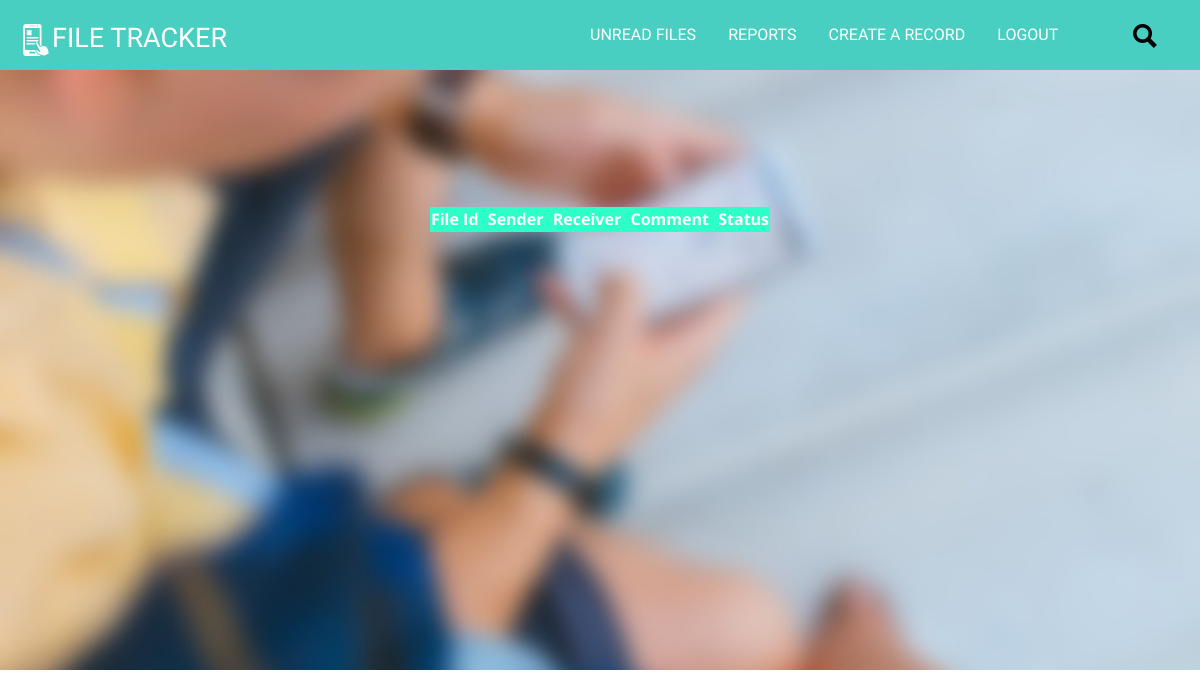
Page /web-5/report.php on the earlier database version.
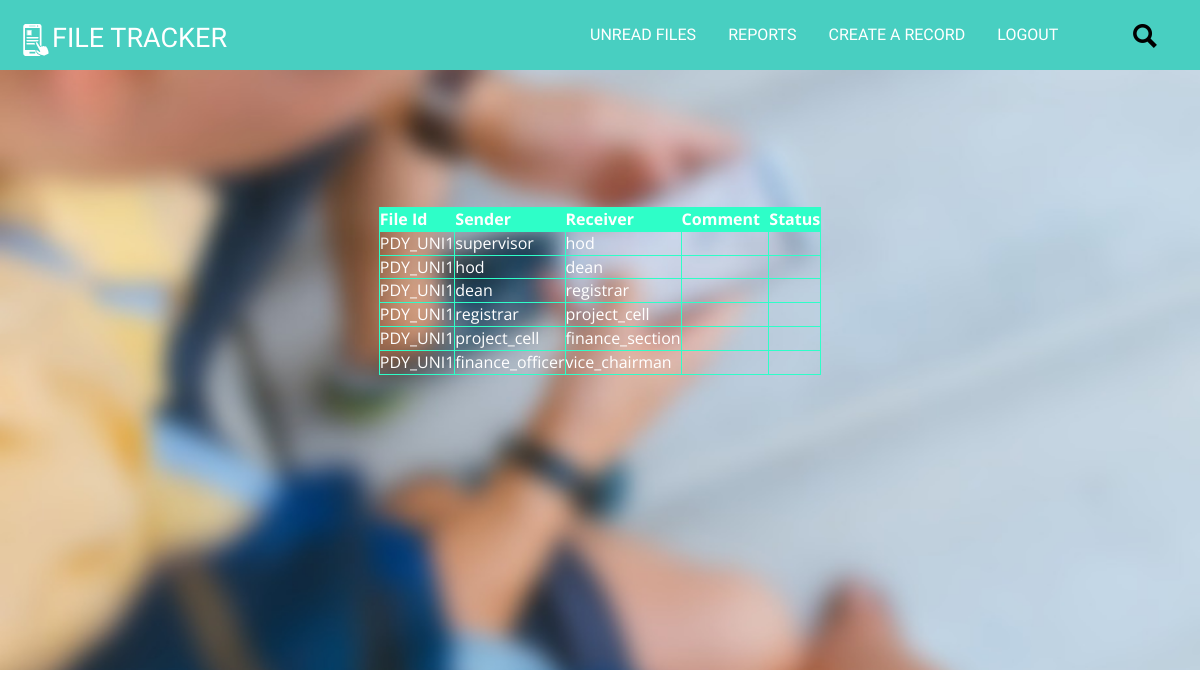
Same page on the later database version.
### tables this page shows
CREATE TABLE `transaction` (
  `sender` varchar(100) NOT NULL,
  `receiver` varchar(100) NOT NULL,
  `status` mediumtext NOT NULL,
  `comment` longtext NOT NULL,
  `received_date` varchar(20) NOT NULL,
  `received_time` varchar(30) NOT NULL,
  `completed_date` varchar(100) NOT NULL,
  `completed_time` varchar(100) NOT NULL,
  `file_id` varchar(100) NOT NULL
);

### web-5/report.php (the view, shortened to what this page needs)
<!DOCTYPE html>
<html>
<head>
<link href="css/bootstrap.css" rel="stylesheet">
<link href="css/style.css" rel="stylesheet" type="text/css" media="all" />
</head>
<body>
<div class="banner">
	<div class="header">
			<div class="logo">
			   <h1><a href="index.html"><i><img src="images/cell.png" alt=" " /></i>File Tracker</a></h1>
			</div>
			<div class="top-nav">
				<ul class="nav1">
									<li><a href="./unreadFiles.php" data-toggle="modal" >Unread Files</a></li>
					<li><a href="./report.php" data-toggle="modal" >Reports</a></li>
					<li><a href="./register/createRecord.php" data-toggle="modal" >Create A Record</a></li>
					<li><a href="#" data-toggle="modal" >Logout</a></li>
				</ul>
			</div>
				    <div class="search-box">
					    <div id="sb-search" class="sb-search">
							<form>
								<span class="sb-icon-search"> </span>
							</form>
						</div>
				    </div>
			<div class="clearfix"> </div>
	</div>
	<div class="container"><center><br><br><br><br><br><br>
	<table border="1" style="color:white;border: 2px #2EFEC8;">
	<tr style="background-color:#2EFEC8;color:white;"><th>File Id &nbsp</th><th>Sender &nbsp</th><th>Receiver &nbsp</th><th>Comment &nbsp</th><th>Status</th></tr>
		  <?php
		  					$servername = "localhost";
						  $username = "root";
						  $password = "root";
						  $dbname = "file_tracking";
						  $conn = new mysqli($servername, $username, $password, $dbname);
						  $sql2 = "SELECT * FROM transaction where file_id='PDY_UNI1'";
						  $result = $conn->query($sql2);
						  if ($result->num_rows > 0) {
						  while($row = $result->fetch_assoc()) {
						  echo"<tr>";
						  			echo "<td>{$row['file_id']}</td>";
						  		echo "<td>{$row['sender']}</td>";
						  		echo "<td>{$row['receiver']}</td>";
						  		echo "<td>{$row['Comment']}</td>";
						  		echo "<td>{$row['Status']}</td>";
						  		echo "</tr>";
						  }
						  }
		?>
						  </table></center>
</div>
</div>
</body>
</html>

### web-5/css/style.css (style rules this page uses)
html, body { font-size: 100%; background:#fff; font-family: 'Open Sans', sans-serif; }
body a { transition:0.5s all; -webkit-transition:0.5s all; -moz-transition:0.5s all; -o-transition:0.5s all; -ms-transition:0.5s all; }
h1,h2,h3,h4,h5,h6 { margin:0; }
ul { margin:0; padding:0; }
.logo { float:left; padding: 0 20px; }
.logo a { font-size: 27px; color: rgb(255, 255, 255); text-decoration: none; font-family: 'Varela Round', sans-serif; text-transform:uppercase; }
.top-nav { float: right; width: 47%; margin-top: 12px; }
.top-nav ul li { display:inline-block; margin: 0 18px; -webkit-appearance: none !important; }
.top-nav ul li a { color: #fff; padding: 0 0 17px 0; font-size: 16px; font-family: 'Varela Round', sans-serif; text-decoration: none; text-transform: uppercase; border-bottom: 5px solid transparent; -webkit-appearance: none !important; outline:none; }
.search-box { float:right; }
.sb-search { width: 0%; position: absolute; right: 34px; top: 9px; min-width: 45px; height: 49px; float: right; overflow: hidden; -webkit-transition: width 0.3s; -moz-transition: width 0.3s; transition: width 0.3s; -webkit-backface-visibility: hidden; }
.sb-icon-search,.sb-search-submit { width: 45px; height: 49px; display: block; position: absolute; right: 0; top: 0; padding: 0; margin: 0; line-height: 71px; text-align: center; cursor: pointer; }
.sb-icon-search { background:#48cfc1 url('../images/search.png') no-repeat 12px 15px; z-index: 90; }
.banner { background:url(../images/banner7.jpg) no-repeat 0px 0px; background-size:cover; -webkit-background-size: cover; -o-background-size: cover; -ms-background-size: cover; -moz-background-size: cover; min-height: 670px; }
.header { padding: 14px 0; background: #48cfc1; }
@media (max-width: 1490px) { .top-nav { width: 48%; } }
@media (max-width: 1440px) { .top-nav { width: 50%; } }
@media (max-width: 1399px) { .top-nav { width: 51%; } }
@media (max-width: 1366px) { .top-nav { width: 52%; } }
@media (max-width: 1280px) { .top-nav ul li { margin: 0 14px; } }
@media (max-width: 1280px) { .top-nav { margin-top: 9px; } }
@media (max-width: 1280px) { .top-nav ul li a { padding: 0 0 20px 0; } }

Differences in the rows shown:
added transaction: file "PDY_UNI1", sender "supervisor", receiver "hod"
added transaction: file "PDY_UNI1", sender "hod", receiver "dean"
added transaction: file "PDY_UNI1", sender "dean", receiver "registrar"
added transaction: file "PDY_UNI1", sender "registrar", receiver "project_cell"
added transaction: file "PDY_UNI1", sender "project_cell", receiver "finance_section"
added transaction: file "PDY_UNI1", sender "finance_officer", receiver "vice_chairman"
